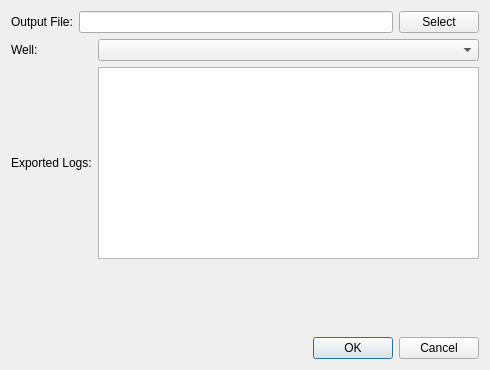
<?xml version="1.0" encoding="UTF-8"?>
<ui version="4.0">
 <class>ExportLASDialog</class>
 <widget class="QDialog" name="ExportLASDialog">
  <property name="geometry">
   <rect>
    <x>0</x>
    <y>0</y>
    <width>490</width>
    <height>370</height>
   </rect>
  </property>
  <property name="sizePolicy">
   <sizepolicy hsizetype="Preferred" vsizetype="Minimum">
    <horstretch>0</horstretch>
    <verstretch>0</verstretch>
   </sizepolicy>
  </property>
  <property name="minimumSize">
   <size>
    <width>0</width>
    <height>50</height>
   </size>
  </property>
  <property name="windowTitle">
   <string>Dialog</string>
  </property>
  <layout class="QVBoxLayout" name="verticalLayout">
   <item>
    <layout class="QHBoxLayout" name="horizontalLayout">
     <item>
      <widget class="QLabel" name="label_2">
       <property name="text">
        <string>Output File:</string>
       </property>
      </widget>
     </item>
     <item>
      <widget class="QLineEdit" name="leFile">
       <property name="minimumSize">
        <size>
         <width>300</width>
         <height>0</height>
        </size>
       </property>
       <property name="readOnly">
        <bool>true</bool>
       </property>
      </widget>
     </item>
     <item>
      <widget class="QPushButton" name="pbSelect">
       <property name="text">
        <string>Select</string>
       </property>
      </widget>
     </item>
    </layout>
   </item>
   <item>
    <layout class="QGridLayout" name="gridLayout">
     <item row="0" column="0">
      <widget class="QLabel" name="label_4">
       <property name="text">
        <string>Well:</string>
       </property>
      </widget>
     </item>
     <item row="0" column="1">
      <widget class="QComboBox" name="cbWell"/>
     </item>
     <item row="1" column="0">
      <widget class="QLabel" name="label_7">
       <property name="text">
        <string>Exported Logs:</string>
       </property>
      </widget>
     </item>
     <item row="1" column="1">
      <widget class="QListWidget" name="lwLogs">
       <property name="enabled">
        <bool>true</bool>
       </property>
       <property name="autoScrollMargin">
        <number>2</number>
       </property>
       <property name="selectionMode">
        <enum>QAbstractItemView::ExtendedSelection</enum>
       </property>
      </widget>
     </item>
    </layout>
   </item>
   <item>
    <spacer name="verticalSpacer">
     <property name="orientation">
      <enum>Qt::Vertical</enum>
     </property>
     <property name="sizeHint" stdset="0">
      <size>
       <width>20</width>
       <height>48</height>
      </size>
     </property>
    </spacer>
   </item>
   <item>
    <widget class="QDialogButtonBox" name="buttonBox">
     <property name="orientation">
      <enum>Qt::Horizontal</enum>
     </property>
     <property name="standardButtons">
      <set>QDialogButtonBox::Cancel|QDialogButtonBox::Ok</set>
     </property>
    </widget>
   </item>
  </layout>
 </widget>
 <tabstops>
  <tabstop>cbWell</tabstop>
  <tabstop>lwLogs</tabstop>
 </tabstops>
 <resources/>
 <connections>
  <connection>
   <sender>buttonBox</sender>
   <signal>accepted()</signal>
   <receiver>ExportLASDialog</receiver>
   <slot>accept()</slot>
   <hints>
    <hint type="sourcelabel">
     <x>257</x>
     <y>665</y>
    </hint>
    <hint type="destinationlabel">
     <x>157</x>
     <y>274</y>
    </hint>
   </hints>
  </connection>
  <connection>
   <sender>buttonBox</sender>
   <signal>rejected()</signal>
   <receiver>ExportLASDialog</receiver>
   <slot>reject()</slot>
   <hints>
    <hint type="sourcelabel">
     <x>325</x>
     <y>665</y>
    </hint>
    <hint type="destinationlabel">
     <x>286</x>
     <y>274</y>
    </hint>
   </hints>
  </connection>
 </connections>
</ui>
